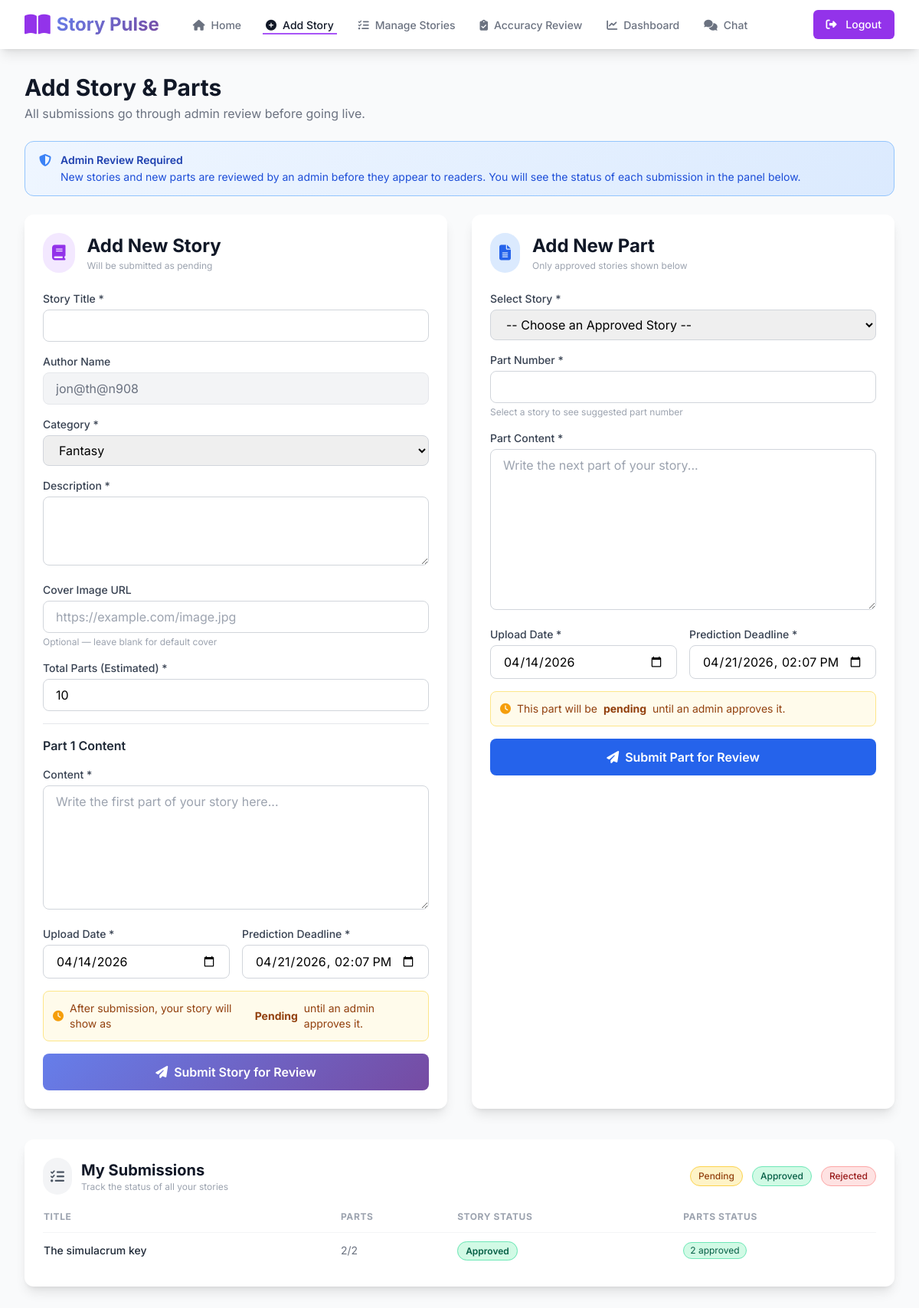
/author/add_story.php (signed in), run on the app's committed database.
### tables this page shows
CREATE TABLE `stories` (
  `story_id` int(11) NOT NULL,
  `title` varchar(255) NOT NULL,
  `created_by` varchar(100) NOT NULL,
  `category` varchar(50) DEFAULT 'General',
  `description` text NOT NULL,
  `cover_image_url` varchar(255) DEFAULT NULL,
  `current_part_no` int(11) DEFAULT 1,
  `is_completed` tinyint(1) DEFAULT 0,
  `total_parts` int(11) DEFAULT 1,
  `view_count` int(11) DEFAULT 0,
  `like_count` int(11) DEFAULT 0,
  `prediction_count` int(11) DEFAULT 0,
  `created_at` timestamp NOT NULL DEFAULT current_timestamp(),
  `completed_at` timestamp NULL DEFAULT NULL,
  `last_updated` timestamp NULL DEFAULT NULL ON UPDATE current_timestamp(),
  `status` enum('pending','approved','rejected') DEFAULT 'pending'
);

### author/add_story.php (the view, shortened to what the rows shown need)
<?php
require_once 'db_connect.php';
$user_name = $_SESSION['user_name'];
$all_stories = [];
try {
    $stmt = $pdo->prepare("
        SELECT story_id, title, status, current_part_no, total_parts
        FROM stories
        WHERE created_by = ?
        ORDER BY story_id DESC
    ");
    $stmt->execute([$user_name]);
    $all_stories = $stmt->fetchAll(PDO::FETCH_ASSOC);
} catch (PDOException $e) {
    error_log("Error fetching all stories: " . $e->getMessage());
}
?>
<!DOCTYPE html>
<html lang="en">
<head>
    <script src="https://cdn.tailwindcss.com"></script>
    <link rel="stylesheet" href="https://cdnjs.cloudflare.com/ajax/libs/font-awesome/6.4.0/css/all.min.css">
</head>
<body class="bg-gray-50">
<div class="max-w-7xl mx-auto px-4 sm:px-6 lg:px-8 py-8">
    <div class="mb-6">
        <h1 class="text-3xl font-bold text-gray-900">Add Story & Parts</h1>
    </div>
    <div class="grid grid-cols-1 lg:grid-cols-2 gap-8 mb-10">
        <div class="bg-white rounded-xl shadow-lg p-6">
            <div class="flex items-center mb-6">
                <div>
                    <h2 class="text-2xl font-bold text-gray-900">Add New Story</h2>
                </div>
            </div>
        </div>
        <div class="bg-white rounded-xl shadow-lg p-6">
            <div class="flex items-center mb-6">
                <div>
                    <h2 class="text-2xl font-bold text-gray-900">Add New Part</h2>
                </div>
            </div>
        </div>
    </div>
    <div class="bg-white rounded-xl shadow-lg p-6">
        <div class="flex items-center justify-between mb-5">
            <div class="flex items-center gap-3">
                <div>
                    <h2 class="text-xl font-bold text-gray-900">My Submissions</h2>
                </div>
            </div>
        </div>
        <?php if (empty($all_stories)): ?>
            <div class="text-center py-10 text-gray-400">
                <i class="fas fa-book-open text-4xl mb-3"></i>
                <p>No stories submitted yet.</p>
            </div>
        <?php else: ?>
            <div class="overflow-x-auto">
                <table class="w-full text-sm">
                    <thead>
                        <tr class="text-left text-xs font-semibold text-gray-400 uppercase tracking-wider border-b border-gray-100">
                            <th class="pb-3 pr-4">Title</th>
                            <th class="pb-3 pr-4">Parts</th>
                            <th class="pb-3 pr-4">Story Status</th>
                            <th class="pb-3">Parts Status</th>
                        </tr>
                    </thead>
                    <tbody class="divide-y divide-gray-50">
                        <?php foreach ($all_stories as $s):
                            $pstmt = $pdo->prepare("
                                SELECT status, COUNT(*) as cnt
                                FROM story_parts WHERE story_id = ?
                                GROUP BY status
                            ");
                            $pstmt->execute([$s['story_id']]);
                            $part_counts = [];
                            foreach ($pstmt->fetchAll(PDO::FETCH_ASSOC) as $row) {
                                $part_counts[$row['status']] = $row['cnt'];
                            }
                            $badge_class = match($s['status']) {
                                'approved' => 'badge-approved',
                                'rejected' => 'badge-rejected',
                                default    => 'badge-pending',
                            };
                        ?>
                        <tr class="hover:bg-gray-50 transition">
                            <td class="py-3 pr-4 font-medium text-gray-800">
                                <?= htmlspecialchars($s['title']) ?>
                            </td>
                            <td class="py-3 pr-4 text-gray-500">
                                <?= $s['current_part_no'] ?>/<?= $s['total_parts'] ?>
                            </td>
                            <td class="py-3 pr-4">
                                <span class="<?= $badge_class ?> px-2.5 py-1 rounded-full text-xs font-semibold capitalize">
                                    <?= $s['status'] ?>
                                </span>
                            </td>
                            <td class="py-3">
                                <div class="flex flex-wrap gap-1.5">
                                    <?php if (!empty($part_counts['approved'])): ?>
                                        <span class="badge-approved px-2 py-0.5 rounded-full text-xs"><?= $part_counts['approved'] ?> approved</span>
                                    <?php endif; ?>
                                </div>
                            </td>
                        </tr>
                        <?php endforeach; ?>
                    </tbody>
                </table>
            </div>
        <?php endif; ?>
    </div>
</div>
</body>
</html>

### data on the page
stories: title "The simulacrum key", current_part_no "2", total_parts "2", status "Approved", approved "2"
